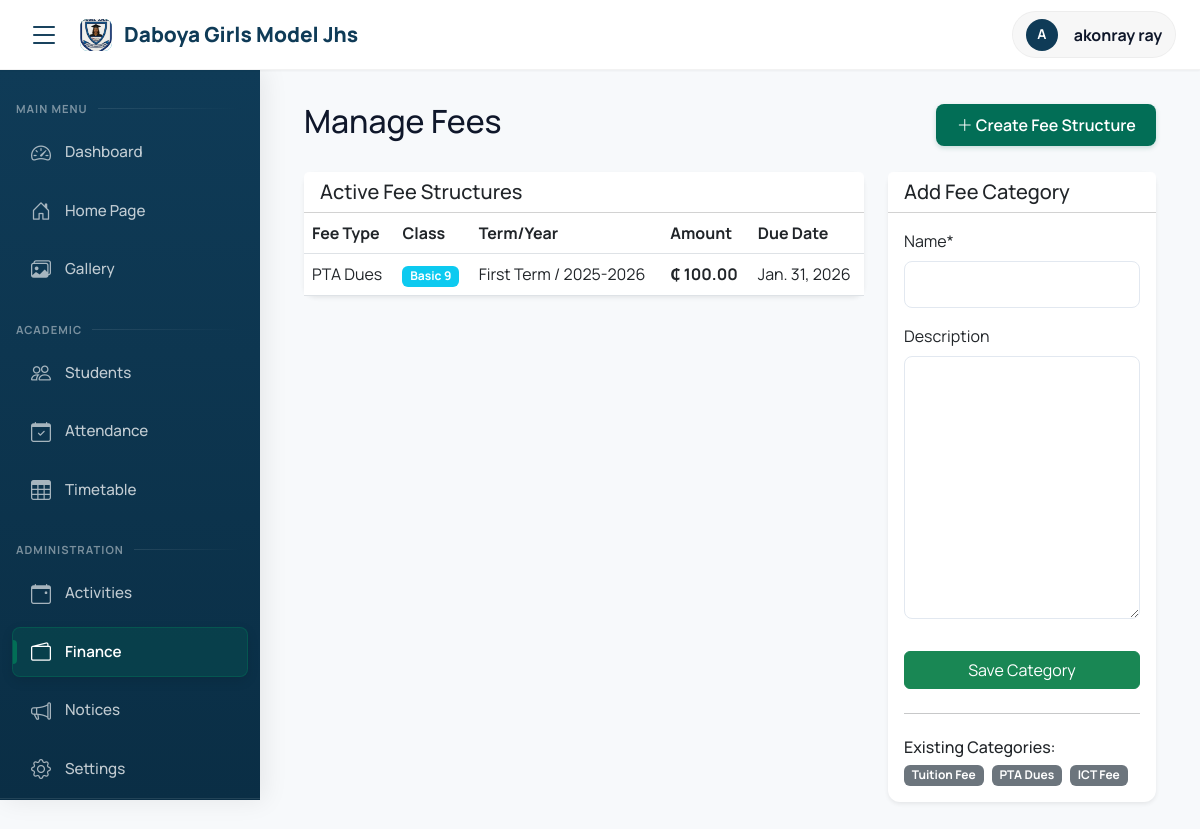
Screenshot of /finance/manage/ (signed in) with the database file from the repository.
### academics/models.py (models this page shows, shortened)
class SchoolInfo(models.Model):
    name = models.CharField(max_length=200, default="Daboya Girls Model JHS")
    address = models.TextField(default="P.O. Box 6, Daboya, North Gonja District")
    phone = models.CharField(max_length=50, default="024-0852910")
    email = models.EmailField(default="info@daboyagirlsmodel.edu.gh")
    motto = models.CharField(max_length=200, default="Success, Our Concern")
    logo = models.ImageField(upload_to='school_logo/', null=True, blank=True)
    class Meta:
        verbose_name_plural = "School Information"

class Class(models.Model):
    name = models.CharField(max_length=50)  # e.g., "Grade 10A", "Grade 9B"
    academic_year = models.ForeignKey(AcademicYear, on_delete=models.CASCADE)
    class_teacher = models.ForeignKey('teachers.Teacher', on_delete=models.SET_NULL,
                                     null=True, blank=True, related_name='managed_classes')
    class Meta:
        verbose_name_plural = "Classes"
        unique_together = ['name', 'academic_year']

class AcademicYear(models.Model):
    name = models.CharField(max_length=20)
    start_date = models.DateField()
    end_date = models.DateField()
    is_current = models.BooleanField(default=False)
    def __str__(self):
        return self.name
    class Meta:
        ordering = ['-start_date']

### accounts/models.py (models this page shows, shortened)
class User(AbstractUser):
    USER_TYPES = (
        ('admin', 'Admin'),
        ('teacher', 'Teacher'),
        ('student', 'Student'),
        ('parent', 'Parent'),
    )
    user_type = models.CharField(max_length=10, choices=USER_TYPES)
    phone = models.CharField(max_length=15, blank=True)
    address = models.TextField(blank=True)
    profile_picture = models.ImageField(upload_to='profiles/', null=True, blank=True)

### finance/models.py (models this page shows, shortened)
class FeeStructure(models.Model):
    head = models.ForeignKey(FeeHead, on_delete=models.CASCADE)
    class_level = models.ForeignKey(Class, on_delete=models.CASCADE, verbose_name="Class")
    academic_year = models.ForeignKey(AcademicYear, on_delete=models.CASCADE)
    term = models.CharField(max_length=20, choices=TERM_CHOICES)
    amount = models.DecimalField(max_digits=10, decimal_places=2)
    due_date = models.DateField(null=True, blank=True)
    class Meta:
        unique_together = ('head', 'class_level', 'academic_year', 'term')

class FeeHead(models.Model):
    name = models.CharField(max_length=100)
    description = models.TextField(blank=True)

### finance/views.py (the view)
# urls.py: path('manage/', views.manage_fees, name='manage_fees'),
@login_required
def manage_fees(request):
    if request.user.user_type != 'admin':
        return redirect('dashboard')
    heads = FeeHead.objects.all()
    structures = FeeStructure.objects.select_related('head', 'class_level', 'academic_year').order_by('-id')
    if request.method == 'POST':
        head_form = FeeHeadForm(request.POST)
        if head_form.is_valid():
            head_form.save()
            messages.success(request, 'Fee Type created')
            return redirect('finance:manage_fees')
    else:
        head_form = FeeHeadForm()
    return render(request, 'finance/manage_fees.html', {
        'heads': heads,
        'structures': structures,
        'head_form': head_form
    })

### templates/finance/manage_fees.html (shortened to what this page needs)
{% extends 'base.html' %}
{% load crispy_forms_tags %}
{% block content %}
<div class="container-fluid">
    <div class="d-flex justify-content-between align-items-center mb-4">
        <h2 class="page-title">Manage Fees</h2>
        <a href="{% url 'finance:create_fee_structure' %}" class="btn btn-primary"><i class="bi bi-plus-lg"></i> Create Fee Structure</a>
    </div>
    <div class="row">
        <div class="col-md-8">
            <div class="card border-0 shadow-sm">
                <div class="card-header bg-white">
                    <h5 class="mb-0">Active Fee Structures</h5>
                </div>
                <div class="table-responsive">
                    <table class="table table-hover align-middle mb-0">
                        <thead class="bg-light">
                            <tr>
                                <th>Fee Type</th>
                                <th>Class</th>
                                <th>Term/Year</th>
                                <th>Amount</th>
                                <th>Due Date</th>
                            </tr>
                        </thead>
                        <tbody>
                            {% for fee in structures %}
                            <tr>
                                <td>{{ fee.head.name }}</td>
                                <td><span class="badge bg-info">{{ fee.class_level.name }}</span></td>
                                <td>{{ fee.get_term_display }} / {{ fee.academic_year }}</td>
                                <td class="fw-bold">₵ {{ fee.amount }}</td>
                                <td>{{ fee.due_date|default:"-" }}</td>
                            </tr>
                            {% empty %}
                            <tr><td colspan="5" class="text-center text-muted">No fee structures found.</td></tr>
                            {% endfor %}
                        </tbody>
                    </table>
                </div>
            </div>
        </div>
        <div class="col-md-4">
            <div class="card border-0 shadow-sm">
                <div class="card-header bg-white">
                    <h5 class="mb-0">Add Fee Category</h5>
                </div>
                <div class="card-body">
                    <form method="post">
                        {{ head_form|crispy }}
                        <button type="submit" class="btn btn-success w-100 mt-3">Save Category</button>
                    </form>
                    <hr class="my-4">
                    <h6>Existing Categories:</h6>
                    <div class="d-flex flex-wrap gap-2">
                        {% for head in heads %}
                        <span class="badge bg-secondary">{{ head.name }}</span>
                        {% endfor %}
                    </div>
                </div>
            </div>
        </div>
    </div>
</div>
{% endblock %}

### templates/base.html (shortened to what this page needs)
{% load static %}
<!DOCTYPE html>
<html lang="en">
<head>
    <link href="https://cdn.jsdelivr.net/npm/bootstrap@5.3.0/dist/css/bootstrap.min.css" rel="stylesheet">
    <link rel="stylesheet" href="https://cdn.jsdelivr.net/npm/bootstrap-icons@1.11.0/font/bootstrap-icons.css">
</head>
<body>
    <div class="main-container {% if not user.is_authenticated %}public-layout{% endif %}">
        {% if user.is_authenticated %}
        <header class="header">
            <div class="container-fluid px-3 px-lg-4">
                <div class="d-flex justify-content-between align-items-center">
                    <div class="d-flex align-items-center gap-2">
                        <button class="btn btn-link text-decoration-none d-none d-lg-block p-1 me-2 border-0" onclick="toggleSidebar()" style="color: var(--primary-dark);">
                            <i class="bi bi-list fs-2"></i>
                        </button>
                        <div class="navbar-brand m-0">
                            <div class="header-brand-icon">
                                {% if school_logo %}
                                    <img src="{{ school_logo.url }}" alt="Logo" style="width: 100%; height: 100%; object-fit: cover; border-radius: 8px;">
                                {% else %}
                                    GM
                                {% endif %}
                            </div>
                            <span class="d-none d-sm-block">{{ school_name|default:"Girls Model JHS" }}</span>
                        </div>
                    </div>
                    <div>
                        <a href="{% url 'dashboard' %}" class="user-info">
                            <div class="user-avatar">
                                {{ user.get_full_name|first|upper }}
                            </div>
                            <div class="d-none d-md-block fs-6 fw-bold ps-1">
                                {{ user.get_full_name }}
                            </div>
                        </a>
                    </div>
                </div>
            </div>
        </header>
        <nav class="sidebar" id="sidebar">
            <h4 class="mb-2">Main Menu</h4>
            <div class="nav-item">
                <a href="{% url 'dashboard' %}" class="nav-link {% if request.resolver_match.url_name == 'dashboard' %}active{% endif %}" title="Dashboard">
                    <i class="bi bi-speedometer2"></i>
                    <span>Dashboard</span>
                </a>
            </div>
            <div class="nav-item">
                <a href="{% url 'home' %}" class="nav-link {% if request.resolver_match.url_name == 'home' %}active{% endif %}" title="Home Page">
                    <i class="bi bi-house-door"></i>
                    <span>Home Page</span>
                </a>
            </div>
            <div class="nav-item">
                <a href="{% url 'academics:gallery' %}" class="nav-link {% if request.resolver_match.url_name == 'gallery' %}active{% endif %}" title="Gallery">
                    <i class="bi bi-images"></i>
                    <span>Gallery</span>
                </a>
            </div>
            {% if user.user_type == 'admin' or user.user_type == 'teacher' %}
            <h4 class="mb-2 mt-4">Academic</h4>
            <div class="nav-item">
                <a href="{% url 'students:student_list' %}" class="nav-link {% if request.resolver_match.url_name == 'student_list' %}active{% endif %}" title="Students">
                    <i class="bi bi-people"></i>
                    <span>Students</span>
                </a>
            </div>
            <div class="nav-item">
                <a href="{% url 'students:mark_attendance' %}" class="nav-link {% if request.resolver_match.url_name == 'mark_attendance' %}active{% endif %}" title="Attendance">
                    <i class="bi bi-calendar-check"></i>
                    <span>Attendance</span>
                </a>
            </div>
            <div class="nav-item">
                <a href="{% url 'academics:timetable' %}" class="nav-link {% if request.resolver_match.url_name == 'timetable' %}active{% endif %}" title="Timetable">
                    <i class="bi bi-table"></i>
                    <span>Timetable</span>
                </a>
            </div>
            {% endif %}
            {% if user.user_type == 'admin' %}
            <h4 class="mb-2 mt-4">Administration</h4>
            <div class="nav-item">
                <a href="{% url 'academics:manage_activities' %}" class="nav-link {% if request.resolver_match.url_name == 'manage_activities' %}active{% endif %}" title="Activities">
                    <i class="bi bi-calendar-event"></i>
                    <span>Activities</span>
                </a>
            </div>
            <div class="nav-item">
                <a href="{% url 'finance:dashboard' %}" class="nav-link {% if 'finance' in request.resolver_match.app_names %}active{% endif %}" title="Finance">
                    <i class="bi bi-wallet2"></i>
                    <span>Finance</span>
                </a>
            </div>
            <div class="nav-item">
                <a href="{% url 'announcements:manage' %}" class="nav-link {% if 'announcements' in request.resolver_match.app_names %}active{% endif %}" title="Notices">
                    <i class="bi bi-megaphone"></i>
                    <span>Notices</span>
                </a>
            </div>
            <div class="nav-item">
                <a href="{% url 'academics:school_settings' %}" class="nav-link {% if request.resolver_match.url_name == 'school_settings' %}active{% endif %}" title="Settings">
                    <i class="bi bi-gear"></i>
                    <span>Settings</span>
                </a>
            </div>
            {% endif %}
            <div class="mt-auto p-3 border-top" style="border-color: rgba(255,255,255,0.1) !important;">
            </div>
        </nav>
        {% endif %}
        <main class="main-content {% if not user.is_authenticated %}w-100 m-0 p-0{% endif %}" id="mainContent">
            {% block content %}{% endblock %}
        </main>
    </div>
    <div class="position-fixed top-0 end-0 p-3" style="z-index: 1200; width: 320px;" id="toastContainer"></div>
</body>
</html>

### rows the page displays
SchoolInfo: name "Daboya Girls Model Jhs"
User: get_full_name|first "A", get_full_name "akonray ray"
FeeStructure: head.name "PTA Dues", class_level.name "Basic 9", term "First Term", academic_year "2025-2026", amount "100.00", due_date "Jan. 31, 2026"
FeeHead: name "Tuition Fee"
FeeHead: name "PTA Dues"
FeeHead: name "ICT Fee"
